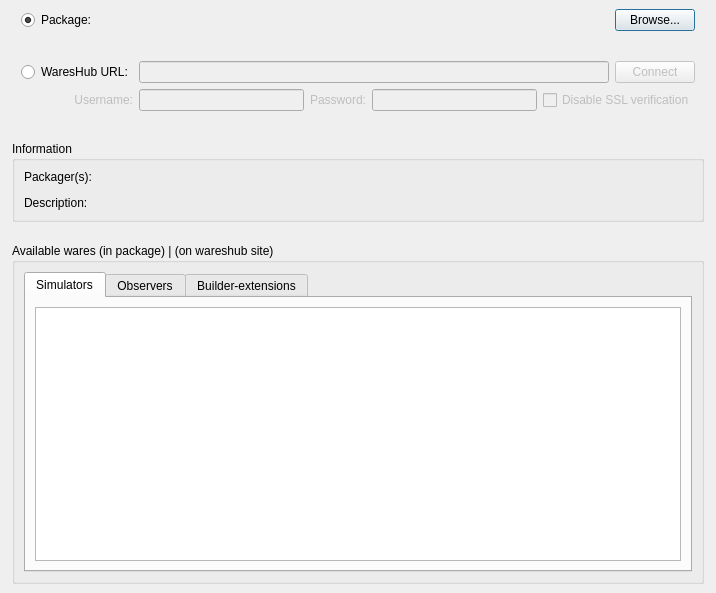
<?xml version="1.0" encoding="UTF-8"?>
<ui version="4.0">
 <class>WaresSrcImportDialog</class>
 <widget class="QDialog" name="WaresSrcImportDialog">
  <property name="geometry">
   <rect>
    <x>0</x>
    <y>0</y>
    <width>716</width>
    <height>593</height>
   </rect>
  </property>
  <property name="windowTitle">
   <string notr="true"/>
  </property>
  <property name="modal">
   <bool>true</bool>
  </property>
  <layout class="QVBoxLayout" name="verticalLayout">
   <property name="spacing">
    <number>12</number>
   </property>
   <property name="leftMargin">
    <number>0</number>
   </property>
   <property name="topMargin">
    <number>0</number>
   </property>
   <property name="rightMargin">
    <number>0</number>
   </property>
   <property name="bottomMargin">
    <number>9</number>
   </property>
   <item>
    <layout class="QVBoxLayout" name="verticalLayout_2">
     <property name="leftMargin">
      <number>12</number>
     </property>
     <property name="rightMargin">
      <number>12</number>
     </property>
     <item>
      <widget class="QWidget" name="widget" native="true">
       <layout class="QHBoxLayout" name="horizontalLayout" stretch="0,1,0">
        <item>
         <widget class="QRadioButton" name="PackageRadioButton">
          <property name="text">
           <string>Package:</string>
          </property>
          <property name="checked">
           <bool>true</bool>
          </property>
          <attribute name="buttonGroup">
           <string notr="true">SourceButtonGroup</string>
          </attribute>
         </widget>
        </item>
        <item>
         <widget class="QLabel" name="PackagePathLabel">
          <property name="styleSheet">
           <string notr="true"/>
          </property>
          <property name="text">
           <string/>
          </property>
         </widget>
        </item>
        <item>
         <widget class="QPushButton" name="PackagePathButton">
          <property name="text">
           <string>Browse...</string>
          </property>
         </widget>
        </item>
       </layout>
      </widget>
     </item>
     <item>
      <widget class="QWidget" name="WareshubWidget" native="true">
       <layout class="QVBoxLayout" name="verticalLayout_10">
        <item>
         <layout class="QGridLayout" name="gridLayout_2" columnstretch="0,0,0,0,0,0,0">
          <item row="0" column="6">
           <widget class="QPushButton" name="WareshubConnectButton">
            <property name="enabled">
             <bool>false</bool>
            </property>
            <property name="text">
             <string>Connect</string>
            </property>
           </widget>
          </item>
          <item row="1" column="4">
           <widget class="QLineEdit" name="PasswordLineEdit">
            <property name="enabled">
             <bool>false</bool>
            </property>
            <property name="text">
             <string/>
            </property>
            <property name="echoMode">
             <enum>QLineEdit::Password</enum>
            </property>
           </widget>
          </item>
          <item row="1" column="2">
           <widget class="QLineEdit" name="UsernameLineEdit">
            <property name="enabled">
             <bool>false</bool>
            </property>
            <property name="text">
             <string/>
            </property>
           </widget>
          </item>
          <item row="1" column="3">
           <widget class="QLabel" name="PasswordLabel">
            <property name="enabled">
             <bool>false</bool>
            </property>
            <property name="text">
             <string>Password:</string>
            </property>
            <property name="alignment">
             <set>Qt::AlignRight|Qt::AlignTrailing|Qt::AlignVCenter</set>
            </property>
           </widget>
          </item>
          <item row="1" column="1">
           <widget class="QLabel" name="UsernameLabel">
            <property name="enabled">
             <bool>false</bool>
            </property>
            <property name="text">
             <string>Username:</string>
            </property>
            <property name="alignment">
             <set>Qt::AlignRight|Qt::AlignTrailing|Qt::AlignVCenter</set>
            </property>
           </widget>
          </item>
          <item row="0" column="2" colspan="4">
           <widget class="QLineEdit" name="WareshubUrlLineEdit">
            <property name="enabled">
             <bool>false</bool>
            </property>
            <property name="text">
             <string/>
            </property>
           </widget>
          </item>
          <item row="1" column="5" colspan="2">
           <widget class="QCheckBox" name="SslNoVerifyCheckBox">
            <property name="enabled">
             <bool>false</bool>
            </property>
            <property name="text">
             <string>Disable SSL verification</string>
            </property>
           </widget>
          </item>
          <item row="0" column="0" colspan="2">
           <widget class="QRadioButton" name="WareshubRadioButton">
            <property name="text">
             <string>WaresHub URL:</string>
            </property>
            <attribute name="buttonGroup">
             <string notr="true">SourceButtonGroup</string>
            </attribute>
           </widget>
          </item>
         </layout>
        </item>
       </layout>
      </widget>
     </item>
    </layout>
   </item>
   <item>
    <widget class="QWidget" name="InformationWidget" native="true">
     <layout class="QVBoxLayout" name="verticalLayout_8">
      <property name="leftMargin">
       <number>12</number>
      </property>
      <property name="rightMargin">
       <number>12</number>
      </property>
      <item>
       <widget class="QGroupBox" name="groupBox_2">
        <property name="title">
         <string>Information</string>
        </property>
        <layout class="QVBoxLayout" name="verticalLayout_9">
         <item>
          <layout class="QGridLayout" name="gridLayout" columnstretch="0,1">
           <property name="spacing">
            <number>12</number>
           </property>
           <item row="0" column="0">
            <widget class="QLabel" name="label_2">
             <property name="text">
              <string>Packager(s):</string>
             </property>
            </widget>
           </item>
           <item row="1" column="0">
            <widget class="QLabel" name="label_3">
             <property name="text">
              <string>Description:</string>
             </property>
             <property name="alignment">
              <set>Qt::AlignLeading|Qt::AlignLeft|Qt::AlignTop</set>
             </property>
            </widget>
           </item>
           <item row="0" column="1">
            <widget class="QLabel" name="PackagersLabel">
             <property name="text">
              <string/>
             </property>
            </widget>
           </item>
           <item row="1" column="1">
            <widget class="QLabel" name="PackageDescriptionLabel">
             <property name="text">
              <string/>
             </property>
            </widget>
           </item>
          </layout>
         </item>
        </layout>
       </widget>
      </item>
     </layout>
    </widget>
   </item>
   <item>
    <layout class="QVBoxLayout" name="verticalLayout_6">
     <property name="leftMargin">
      <number>12</number>
     </property>
     <property name="rightMargin">
      <number>12</number>
     </property>
     <item>
      <widget class="QGroupBox" name="WaresGroupBox">
       <property name="title">
        <string notr="true">Available wares (in package) | (on wareshub site)</string>
       </property>
       <layout class="QVBoxLayout" name="verticalLayout_7">
        <property name="leftMargin">
         <number>9</number>
        </property>
        <property name="rightMargin">
         <number>9</number>
        </property>
        <item>
         <widget class="QTabWidget" name="WaresTabWidget">
          <property name="currentIndex">
           <number>0</number>
          </property>
          <widget class="QWidget" name="tab">
           <attribute name="title">
            <string>Simulators</string>
           </attribute>
           <layout class="QVBoxLayout" name="verticalLayout_3">
            <item>
             <widget class="QListWidget" name="SimListWidget"/>
            </item>
           </layout>
          </widget>
          <widget class="QWidget" name="tab_3">
           <attribute name="title">
            <string>Observers</string>
           </attribute>
           <layout class="QVBoxLayout" name="verticalLayout_4">
            <item>
             <widget class="QListWidget" name="ObsListWidget"/>
            </item>
           </layout>
          </widget>
          <widget class="QWidget" name="tab_2">
           <attribute name="title">
            <string>Builder-extensions</string>
           </attribute>
           <layout class="QVBoxLayout" name="verticalLayout_5">
            <item>
             <widget class="QListWidget" name="ExtListWidget"/>
            </item>
           </layout>
          </widget>
         </widget>
        </item>
       </layout>
      </widget>
     </item>
    </layout>
   </item>
  </layout>
 </widget>
 <tabstops>
  <tabstop>PackageRadioButton</tabstop>
  <tabstop>PackagePathButton</tabstop>
  <tabstop>WareshubRadioButton</tabstop>
  <tabstop>WareshubUrlLineEdit</tabstop>
  <tabstop>UsernameLineEdit</tabstop>
  <tabstop>PasswordLineEdit</tabstop>
  <tabstop>SslNoVerifyCheckBox</tabstop>
  <tabstop>WareshubConnectButton</tabstop>
  <tabstop>WaresTabWidget</tabstop>
  <tabstop>SimListWidget</tabstop>
  <tabstop>ExtListWidget</tabstop>
  <tabstop>ObsListWidget</tabstop>
 </tabstops>
 <resources/>
 <connections>
  <connection>
   <sender>PackageRadioButton</sender>
   <signal>toggled(bool)</signal>
   <receiver>PackagePathButton</receiver>
   <slot>setEnabled(bool)</slot>
   <hints>
    <hint type="sourcelabel">
     <x>77</x>
     <y>73</y>
    </hint>
    <hint type="destinationlabel">
     <x>656</x>
     <y>67</y>
    </hint>
   </hints>
  </connection>
  <connection>
   <sender>PackageRadioButton</sender>
   <signal>toggled(bool)</signal>
   <receiver>PackagePathLabel</receiver>
   <slot>setEnabled(bool)</slot>
   <hints>
    <hint type="sourcelabel">
     <x>97</x>
     <y>79</y>
    </hint>
    <hint type="destinationlabel">
     <x>139</x>
     <y>78</y>
    </hint>
   </hints>
  </connection>
  <connection>
   <sender>WareshubRadioButton</sender>
   <signal>toggled(bool)</signal>
   <receiver>InformationWidget</receiver>
   <slot>setHidden(bool)</slot>
   <hints>
    <hint type="sourcelabel">
     <x>28</x>
     <y>120</y>
    </hint>
    <hint type="destinationlabel">
     <x>60</x>
     <y>202</y>
    </hint>
   </hints>
  </connection>
 </connections>
 <buttongroups>
  <buttongroup name="SourceButtonGroup"/>
 </buttongroups>
</ui>
